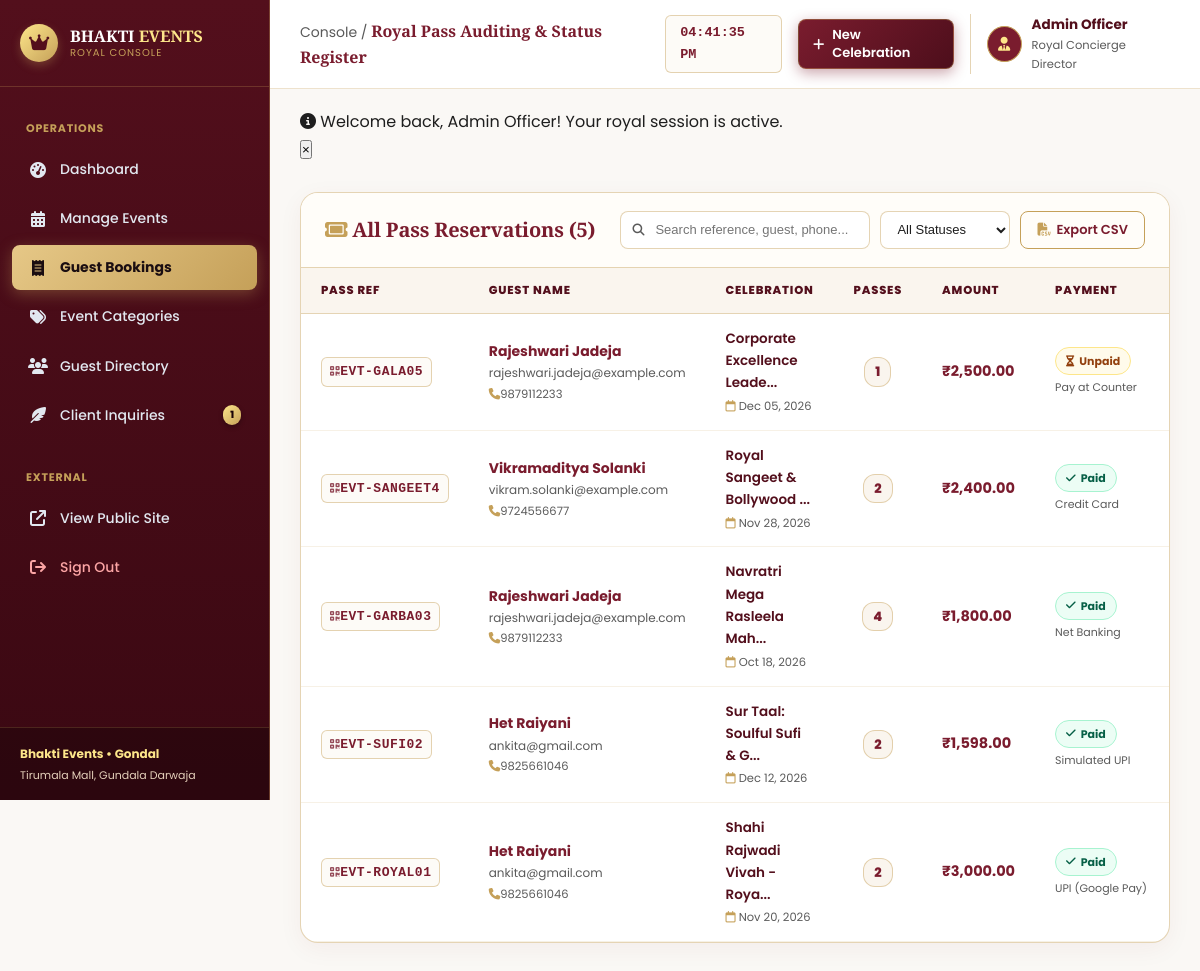
The page /admin/manage-bookings.php (signed in) on the database its author committed.
### tables this page shows
CREATE TABLE `bookings` (
  `id` INT AUTO_INCREMENT PRIMARY KEY,
  `booking_reference` VARCHAR(20) NOT NULL UNIQUE,
  `user_id` INT NOT NULL,
  `event_id` INT NOT NULL,
  `ticket_quantity` INT NOT NULL,
  `total_amount` DECIMAL(10,2) NOT NULL,
  `booking_status` ENUM('Confirmed', 'Pending', 'Cancelled') DEFAULT 'Confirmed',
  `payment_status` ENUM('Paid', 'Unpaid') DEFAULT 'Paid',
  `payment_method` VARCHAR(50) DEFAULT 'Simulated Online (UPI/Card)',
  `booked_at` TIMESTAMP DEFAULT CURRENT_TIMESTAMP,
  FOREIGN KEY (`user_id`) REFERENCES `users`(`id`) ON DELETE CASCADE,
  FOREIGN KEY (`event_id`) REFERENCES `events`(`id`) ON DELETE CASCADE
);

CREATE TABLE `users` (
  `id` INT AUTO_INCREMENT PRIMARY KEY,
  `fullname` VARCHAR(100) NOT NULL,
  `email` VARCHAR(100) NOT NULL UNIQUE,
  `password` VARCHAR(255) NOT NULL,
  `phone` VARCHAR(20) DEFAULT NULL,
  `role` ENUM('admin', 'user') DEFAULT 'user',
  `created_at` TIMESTAMP DEFAULT CURRENT_TIMESTAMP
);

CREATE TABLE `events` (
  `id` INT AUTO_INCREMENT PRIMARY KEY,
  `category_id` INT NOT NULL,
  `title` VARCHAR(200) NOT NULL,
  `description` TEXT NOT NULL,
  `venue` VARCHAR(255) NOT NULL,
  `event_date` DATE NOT NULL,
  `event_time` TIME NOT NULL,
  `ticket_price` DECIMAL(10,2) NOT NULL DEFAULT 0.00,
  `total_seats` INT NOT NULL,
  `available_seats` INT NOT NULL,
  `image` VARCHAR(255) DEFAULT 'default-event.jpg',
  `status` ENUM('upcoming', 'completed', 'cancelled') DEFAULT 'upcoming',
  `created_at` TIMESTAMP DEFAULT CURRENT_TIMESTAMP,
  FOREIGN KEY (`category_id`) REFERENCES `categories`(`id`) ON DELETE CASCADE
);

### includes/functions.php (called while the page is built, shortened)
<?php
function e(?string $string): string {
    return htmlspecialchars($string ?? '', ENT_QUOTES, 'UTF-8');
}
function format_price($amount): string {
    $val = floatval($amount);
    return '₹' . number_format($val, 2);
}
function format_date(string $dateStr, string $format = 'M d, Y'): string {
    return date($format, strtotime($dateStr));
}
?>

### admin/manage-bookings.php (the view, shortened to what this page needs)
<?php
require_once '../config/db.php';
require_once '../includes/functions.php';
$sql = "SELECT b.*, e.title AS event_title, e.event_date, u.fullname, u.email, u.phone
        FROM bookings b
        JOIN events e ON b.event_id = e.id
        JOIN users u ON b.user_id = u.id
        ORDER BY b.booked_at DESC";
$bookings = $pdo->query($sql)->fetchAll();
include 'sidebar.php';
?>
<div class="admin-card">
  <div class="admin-card-header">
    <div style="display:flex; align-items:center; gap:16px;">
      <h3 style="font-family:var(--font-heading); color:var(--burgundy);">
        <i class="fa-solid fa-ticket me-2" style="color:var(--gold);"></i> All Pass Reservations (<?= count($bookings) ?>)
      </h3>
    </div>
    <div class="admin-toolbar">
      <div class="search-wrapper">
        <input type="text" id="tableSearch" placeholder="Search reference, guest, phone..." class="search-input" style="width:250px;">
      </div>
      <select id="statusFilter" class="select-filter" style="width:130px;">
        <option value="">All Statuses</option>
      </select>
      <a href="export-csv.php" class="btn btn-sm btn-outline-primary toolbar-btn" style="border-color:var(--gold); color:var(--burgundy);">
        <i class="fa-solid fa-file-csv me-1" style="color:var(--gold);"></i> Export CSV
      </a>
    </div>
  </div>
  <div class="table-responsive">
    <table class="admin-table">
      <thead>
        <tr>
          <th>Pass Ref</th>
          <th>Guest Name</th>
          <th>Celebration</th>
          <th style="text-align:center;">Passes</th>
          <th>Amount</th>
          <th>Payment</th>
        </tr>
      </thead>
      <tbody>
        <?php if (!empty($bookings)): ?>
          <?php foreach ($bookings as $b): ?>
            <tr>
              <td class="nowrap">
                <a href="../ticket-success.php?ref=<?= urlencode($b['booking_reference']) ?>" target="_blank" class="ref-code" title="View / Print E-Pass Voucher">
                  <i class="fa-solid fa-qrcode me-1" style="font-size:11px; opacity:0.8;"></i><?= e($b['booking_reference']) ?>
                </a>
              </td>
              <td>
                <strong style="color:var(--burgundy); font-size:14px; display:block;"><?= e($b['fullname']) ?></strong>
                <div style="font-size:12px; color:var(--charcoal-muted);"><?= e($b['email']) ?></div>
                <?php if (!empty($b['phone'])): ?>
                  <div style="font-size:11.5px; color:var(--charcoal-muted); margin-top:2px;">
                    <i class="fa-solid fa-phone me-1" style="color:var(--gold);"></i><?= e($b['phone']) ?>
                  </div>
                <?php endif; ?>
              </td>
              <td>
                <div style="font-weight:600; color:var(--burgundy-dark); font-size:13.5px;" title="<?= e($b['event_title']) ?>">
                  <?= e(substr($b['event_title'], 0, 26)) ?><?= strlen($b['event_title']) > 26 ? '...' : '' ?>
                </div>
                <div style="font-size:11.5px; color:var(--charcoal-muted); margin-top:2px;">
                  <i class="fa-regular fa-calendar me-1" style="color:var(--gold);"></i> <?= format_date($b['event_date']) ?>
                </div>
              </td>
              <td class="nowrap" style="text-align:center;">
                <span style="display:inline-block; font-weight:800; font-size:13px; background:#FAF5EE; color:var(--burgundy); padding:3px 10px; border-radius:12px; border:1px solid var(--gold-border);">
                  <?= $b['ticket_quantity'] ?>
                </span>
              </td>
              <td class="nowrap">
                <strong style="font-size:14.5px; color:var(--burgundy);">
                  <?= format_price($b['total_amount']) ?>
                </strong>
              </td>
              <td class="nowrap">
                <span class="status-badge <?= $b['payment_status'] === 'Paid' ? 'badge-success' : 'badge-warning' ?>" style="font-size:11px;">
                  <i class="fa-solid <?= $b['payment_status'] === 'Paid' ? 'fa-check' : 'fa-hourglass-half' ?> me-1"></i>
                  <?= e($b['payment_status']) ?>
                </span>
                <div style="font-size:11px; color:var(--charcoal-muted); margin-top:3px;">
                  <?= e($b['payment_method']) ?>
                </div>
              </td>
            </tr>
          <?php endforeach; ?>
        <?php endif; ?>
      </tbody>
    </table>
  </div>
</div>
<?php include 'footer.php'; ?>

### assets/css/style.css (style rules this page uses)
:root { --primary: #7A1C2E; --primary-dark: #530F1C; --primary-light: #9B283F; --primary-subtle: #F9ECEE; --secondary: #C5A059; --secondary-light: #E0C58A; --secondary-dark: #987834; --secondary-subtle: #FAF5EB; --burgundy: #7A1C2E; --burgundy-dark: #530F1C; --burgundy-deep: #2A040A; --burgundy-light: #9B283F; --burgundy-soft: #F9ECEE; --gold: #C5A059; --gold-light: #FDE68A; --gold-dark: #987834; --gold-border: rgba(197, 160, 89, 0.45); --gold-soft: #FAF5EB; --ivory: #FAF8F5; --ivory-soft: #FDFBF7; --charcoal: #1E1E1E; --charcoal-muted: #5A5A5A; --cream: #FFFDF9; --accent-gold: #D4AF37; --accent-gold-gradient: linear-gradient(135deg, #E6C887 0%, #C5A059 50%, #9B7830 100%); --burgundy-gradient: linear-gradient(135deg, #7A1C2E 0%, #4D0E1B 100%); --hero-overlay: linear-gradient(180deg, rgba(20, 6, 9, 0.45) 0%, rgba(20, 6, 9, 0.88) 100%); --bg-base: #FAF8F5; --bg-surface: #FFFFFF; --bg-subtle: #F4EFEB; --bg-dark: #1A0D11; --text-primary: #1E1E1E; --text-secondary: #5A5A5A; --text-muted: #8A8A8A; --text-light: #FAF8F5; --text-gold: #C5A059; --success: #10B981; --success-light: #D1FAE5; --success-dark: #065F46; --warning: #F59E0B; --warning-light: #FEF3C7; --danger: #EF4444; --danger-light: #FEE2E2; --border-gold: rgba(197, 160, 89, 0.35); --border-subtle: rgba(0, 0, 0, 0.08); --border-light: rgba(255, 255, 255, 0.15); --shadow-sm: 0 4px 15px rgba(0, 0, 0, 0.04); --shadow-md: 0 8px 30px rgba(0, 0, 0, 0.06); --shadow-lg: 0 16px 40px rgba(122, 28, 46, 0.09); --shadow-gold: 0 8px 25px rgba(197, 160, 89, 0.28); --shadow-card-hover: 0 20px 45px rgba(122, 28, 46, 0.14); --font-heading: 'Playfair Display', Georgia, serif; --font-body: 'Poppins', -apple-system, BlinkMacSystemFont, 'Segoe UI', Roboto, sans-serif; --container-width: 1240px; --radius-sm: 4px; --radius-md: 8px; --radius-lg: 16px; --radius-pill: 9999px; --transition-fast: 0.2s cubic-bezier(0.4, 0, 0.2, 1); --transition-smooth: 0.35s cubic-bezier(0.4, 0, 0.2, 1); }
*, *::before, *::after { box-sizing: border-box; margin: 0; padding: 0; }
html { scroll-behavior: smooth; font-size: 16px; -webkit-font-smoothing: antialiased; }
body { font-family: var(--font-body); background-color: var(--bg-base); color: var(--text-primary); line-height: 1.65; overflow-x: hidden; display: flex; flex-direction: column; min-height: 100vh; }
a { color: inherit; text-decoration: none; transition: var(--transition-fast); }
h1, h2, h3, h4, h5, h6 { font-family: var(--font-heading); color: var(--primary); font-weight: 700; line-height: 1.25; letter-spacing: -0.01em; }
h3 { font-size: clamp(1.35rem, 2.2vw, 1.85rem); }
.btn { display: inline-flex; align-items: center; justify-content: center; gap: 8px; padding: 10px 22px; border-radius: var(--radius-md); font-weight: 600; font-size: 14px; cursor: pointer; transition: var(--transition-fast); border: 1px solid transparent; line-height: 1.4; text-decoration: none; }
.btn-sm { padding: 6px 14px; font-size: 13px; }
.status-badge { display: inline-flex; align-items: center; gap: 5px; padding: 4px 12px; border-radius: var(--radius-pill); font-size: 12px; font-weight: 700; }
.badge-success { background: #D1FAE5; color: #065F46; }
.badge-warning { background: #FEF3C7; color: #92400E; }

### rows shown on the page
bookings: booking_reference "EVT-GALA05", user.fullname "Rajeshwari Jadeja", user.email "rajeshwari.jadeja@example.com", user.phone "9879112233", event.title "Corporate Excellence Leade", event.event_date "Dec 05, 2026", ticket_quantity "1", total_amount "₹2,500.00", payment_status "Unpaid", payment_method "Pay at Counter"
bookings: booking_reference "EVT-SANGEET4", user.fullname "Vikramaditya Solanki", user.email "vikram.solanki@example.com", user.phone "9724556677", event.title "Royal Sangeet & Bollywood", event.event_date "Nov 28, 2026", ticket_quantity "2", total_amount "₹2,400.00", payment_status "Paid", payment_method "Credit Card"
bookings: booking_reference "EVT-GARBA03", user.fullname "Rajeshwari Jadeja", user.email "rajeshwari.jadeja@example.com", user.phone "9879112233", event.title "Navratri Mega Rasleela Mah", event.event_date "Oct 18, 2026", ticket_quantity "4", total_amount "₹1,800.00", payment_status "Paid", payment_method "Net Banking"
bookings: booking_reference "EVT-SUFI02", user.fullname "Het Raiyani", user.email "ankita@gmail.com", user.phone "9825661046", event.title "Sur Taal: Soulful Sufi & G", event.event_date "Dec 12, 2026", ticket_quantity "2", total_amount "₹1,598.00", payment_status "Paid", payment_method "Simulated UPI"
bookings: booking_reference "EVT-ROYAL01", user.fullname "Het Raiyani", user.email "ankita@gmail.com", user.phone "9825661046", event.title "Shahi Rajwadi Vivah - Roya", event.event_date "Nov 20, 2026", ticket_quantity "2", total_amount "₹3,000.00", payment_status "Paid", payment_method "UPI (Google Pay)"

### other values the page prints
$newInquiriesCount "1"
$pageHeader "Royal Pass Auditing & Status Register"
$_SESSION['fullname'] "Admin Officer"
$flash['message'] "Welcome back, Admin Officer! Your royal session is active."
count($bookings) "5"
